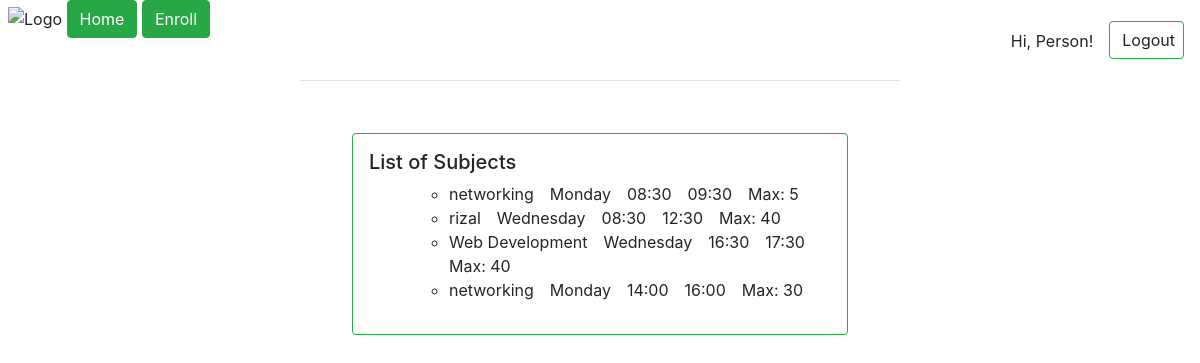
Screenshot of /_minismis/teacher.php (signed in) with the database file from the repository.
### tables this page shows
CREATE TABLE `schedule` (
  `subjName` varchar(50) NOT NULL,
  `subjID` int(10) NOT NULL,
  `tday` enum('Monday','Tuesday','Wednesday','Thursday','Friday') NOT NULL,
  `tstart` int(11) NOT NULL,
  `tend` int(11) NOT NULL
);

CREATE TABLE `teachersched` (
  `ID` int(10) NOT NULL,
  `subjName` varchar(50) NOT NULL,
  `subjID` int(10) NOT NULL,
  `studPop` int(10) NOT NULL
);

### _minismis/teacher.php (the view, shortened to what this page needs)
<!DOCTYPE html>
<html lang="en">
<head>
    <link rel="stylesheet" href="style.css">
    <link rel="stylesheet" href="https://stackpath.bootstrapcdn.com/bootstrap/4.4.1/css/bootstrap.min.css">
</head>
<?php
    $servername = "localhost";
    $username = "root";
    $password = "";
    $dbname = "minismis";
    $conn = new mysqli($servername, $username, $password, $dbname);
?>
<body class="bg">
<?php
    include 'studentnavbar.php';
?>
<div class="w-50 mainbg container bg-white p-5 border-top">
    <div class="border p-3 h-100 m-1 border-success rounded">
        <h5>List of Subjects</h5>
        <ul>
            <?php
            $email = $_SESSION['demail'];
            $getID = "SELECT ID FROM users WHERE email='$email'";
            $result = $conn->query($getID);
            $row = $result->fetch_assoc();
            $ID = $row['ID'];
            $sql = "SELECT subjID, studPop FROM teachersched WHERE ID='$ID'";
            $result2 = $conn->query($sql);
            if($result2->num_rows > 0){
                while($row2 = $result2->fetch_assoc()){
                    $subjID = $row2['subjID'];
                    $max = $row2['studPop'];
                    $sql3 = "SELECT * FROM schedule WHERE subjID='$subjID'";
                    $result3 = $conn->query($sql3);
                    if ($result3->num_rows > 0){
                        while($row3 = $result3->fetch_assoc()){
                            $subject = $row3['subjName'];
                            $day = $row3['tday'];
                            $start = $row3['tstart'];
                            $end = $row3['tend'];
                            $start = gmdate("H:i", $start);
                            $end = gmdate("H:i", $end);
                            echo "<ul>";
                            echo "<li>".$subject."&emsp;".$day."&emsp;".$start."&emsp;".$end."&emsp;Max: ".$max."</li>";
                            echo "</ul>";
                        }
                    }
                }
            }
            ?>
        </ul>
    </div>
</div>
</body>
</html>

### _minismis/style.css (style rules this page uses)
body { margin: 0px; padding: 0px; }
.bg { background-image: url("https://i.pinimg.com/originals/96/85/d6/9685d6681bd8d3b3e2d2789cafd3e996.jpg"); overflow-y: scroll; overflow-x: hidden; }
.mainbg { min-height: 90vh; height: 100%; }

### rows the page displays
schedule: subjName "networking", tday "Monday", tstart "08:30", tend "09:30", subjID.studPop "5"
schedule: subjName "rizal", tday "Wednesday", tstart "08:30", tend "12:30", subjID.studPop "40"
schedule: subjName "Web Development", tday "Wednesday", tstart "16:30", tend "17:30", subjID.studPop "40"
schedule: subjName "networking", tday "Monday", tstart "14:00", tend "16:00", subjID.studPop "30"
